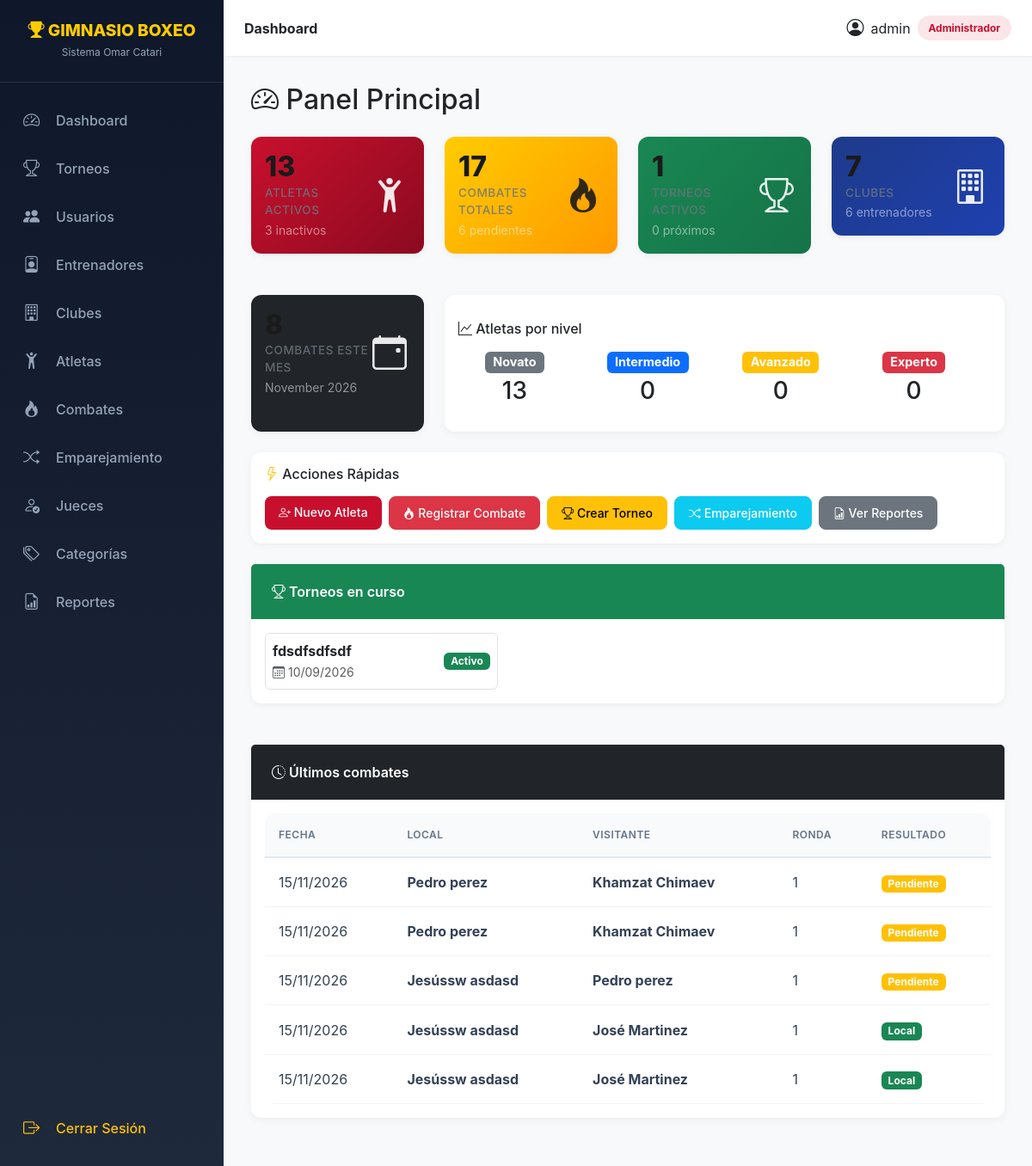
Screenshot of /index.php?c=dashboard&a=index (signed in) with the database file from the repository.
### tables this page shows
CREATE TABLE `torneos` (
  `id_torneo` int NOT NULL,
  `nombre_torneo` varchar(100) NOT NULL,
  `fecha_inicio` date DEFAULT NULL,
  `fecha_fin` date DEFAULT NULL,
  `lugar` varchar(100) DEFAULT NULL
);

CREATE TABLE `combates` (
  `id_combate` int NOT NULL,
  `id_torneo` int DEFAULT NULL,
  `id_atleta_local` int DEFAULT NULL,
  `id_atleta_visitante` int DEFAULT NULL,
  `fecha` date DEFAULT NULL,
  `ronda` int DEFAULT NULL,
  `rounds_pautados` int DEFAULT '3',
  `round_finalizacion` int DEFAULT NULL,
  `decision_victoria` enum('KO','TKO','UD','SD','MD','RTD','DQ','NC') DEFAULT NULL,
  `resultado` enum('Pendiente','Local','Visitante','Empate','No Contest') DEFAULT 'Pendiente',
  `posicion_llave` int DEFAULT '0'
);

### core/Controller.php (called while the page is built, shortened)
<?php
abstract class Controller {
    protected function view(string $vista, array $datos = [], string $layout = 'main'): void {
        extract($datos);
        $contenidoVista = __DIR__ . '/../views/' . $vista . '.php';
        include $contenidoVista;
    }
}

### controllers/DashboardController.php (called while the page is built, shortened)
<?php
class DashboardController extends Controller {
    public function index() {
        try {
            $dasData= new Dashboard();
            $stats = $dasData->stats();
            $ultimos = $dasData->ultimos();
            $nivelesQuery = $dasData->niveles();
            $atletasNivel = [
                'Novato' => (int)($nivelesQuery['Novato'] ?? 0),
                'Intermedio' => (int)($nivelesQuery['Intermedio'] ?? 0),
                'Avanzado' => (int)($nivelesQuery['Avanzado'] ?? 0),
                'Experto' => (int)($nivelesQuery['Experto'] ?? 0)
            ];
            $torneosDetalle = $dasData->torneosDetalle();
            $this->view('dashboard/index', compact('stats', 'ultimos', 'atletasNivel', 'combatesMes', 'torneosDetalle'));
        } catch (Throwable $e) {
            error_log("[DashboardController::index] " . $e->getMessage());
            $currentUrl = $_SERVER['REQUEST_URI'] ?? '';
            if (strpos($currentUrl, 'c=dashboard') !== false && strpos($currentUrl, 'a=index') !== false) {
                die("
                    <div style='font-family:sans-serif;padding:20px;max-width:900px;margin:auto'>
                        <h1 style='color:#dc3545'>🚨 Error en el Dashboard</h1>
                        <p style='font-size:1.1rem'><strong>Mensaje:</strong> " . htmlspecialchars($e->getMessage()) . "</p>
                        <p><strong>Archivo:</strong> <code>" . htmlspecialchars($e->getFile()) . "</code></p>
                        <p><strong>Línea:</strong> <code>" . $e->getLine() . "</code></p>
                        <hr>
                        <h3>Stack trace (para depurar):</h3>
                        <pre style='background:#f5f5f5;padding:15px;font-size:12px;overflow:auto;border-radius:5px'>" . htmlspecialchars($e->getTraceAsString()) . "</pre>
                        <hr>
                        <p><a href='?c=atletas&a=index'>← Ir a Atletas (funciona)</a></p>
                    </div>
                ");
            } else {
                $_SESSION['error'] = "Error al cargar el dashboard";
                $this->redirect('index.php?c=dashboard&a=index');
            }
        }
    }
}

### index.php (called while the page is built, shortened)
<?php
spl_autoload_register(function ($class) {
    $directorios = [
        'models' => __DIR__ . '/models/',
        'controllers' => __DIR__ . '/controllers/',
    ];
    foreach ($directorios as $tipo => $directorio) {
        $archivo = $directorio . $class . '.php';
        if (file_exists($archivo)) {
            return true;
        }
    }
    return false;
});
$accion = $_GET['a'] ?? 'login';
try {
    $ctrl = new $claseControlador();
    $ctrl->$accion();
} catch (Exception $e) {
    error_log("Error en el controlador: " . $e->getMessage());
    if (defined('DEBUG') && DEBUG === true) {
        die("Error: " . $e->getMessage());
    } else {
        die("Error interno del servidor. Por favor, contacte al administrador.");
    }
}

### core/Database.php (called while the page is built, shortened)
<?php
class Database {
    private static $instance = null;
    private function __construct() {
        try {
            $dsn = "mysql:host=".DB_HOST.";dbname=".DB_NAME.";charset=utf8mb4";
            $this->pdo = new PDO($dsn, DB_USER, DB_PASS, [
                PDO::ATTR_ERRMODE => PDO::ERRMODE_EXCEPTION,
                PDO::ATTR_DEFAULT_FETCH_MODE => PDO::FETCH_ASSOC,
            ]);
        } catch (PDOException $e) {
            die("Error de conexión: " . $e->getMessage());
        }
    }
    public static function getInstance(): PDO {
        if (self::$instance === null) {
            self::$instance = new self();
        }
        return self::$instance->pdo;
    }
}

### core/Model.php (called while the page is built, shortened)
<?php
abstract class Model {
    public function __construct() {
        $this->db = Database::getInstance();
    }
}

### models/Dashboard.php (called while the page is built, shortened)
<?php
class Dashboard extends Model{
    public function stats(){
      return [
            'atletas' => $this->db->query("SELECT COUNT(*) FROM atletas WHERE activo=1")->fetchColumn(),
            'atletas_inactivos' => $this->db->query("SELECT COUNT(*) FROM atletas WHERE activo=0")->fetchColumn(),
            'combates' => $this->db->query("SELECT COUNT(*) FROM combates")->fetchColumn(),
            'combates_pendientes' =>  $this->db->query("SELECT COUNT(*) FROM combates WHERE resultado='Pendiente'")->fetchColumn(),
            'combates_finalizados' =>  $this->db->query("SELECT COUNT(*) FROM combates WHERE resultado!='Pendiente'")->fetchColumn(),
            'entrenadores' =>  $this->db->query("SELECT COUNT(*) FROM entrenadores")->fetchColumn(),
            'clubes' =>  $this->db->query("SELECT COUNT(*) FROM clubes")->fetchColumn(),
            'torneos_activos' =>  $this->db->query("SELECT COUNT(*) FROM torneos WHERE fecha_inicio <= CURDATE() AND (fecha_fin IS NULL OR fecha_fin >= CURDATE())")->fetchColumn(),
            'torneos_proximos' =>  $this->db->query("SELECT COUNT(*) FROM torneos WHERE fecha_inicio > CURDATE()")->fetchColumn(),
        ];
    }
    public function ultimos(){
        return $this->db->query("SELECT cb.*,
            CONCAT(al.pnombre,' ',al.papellido) local_nombre,
            CONCAT(av.pnombre,' ',av.papellido) visitante_nombre
            FROM combates cb
            LEFT JOIN atletas al ON al.id_atleta=cb.id_atleta_local
            LEFT JOIN atletas av ON av.id_atleta=cb.id_atleta_visitante
            ORDER BY cb.fecha DESC LIMIT 5")->fetchAll();
    }
    public function niveles(){
           return $this->db->query("
                SELECT
                    SUM(CASE WHEN total_combates <= 5 THEN 1 ELSE 0 END) AS Novato,
                    SUM(CASE WHEN total_combates BETWEEN 6 AND 20 THEN 1 ELSE 0 END) AS Intermedio,
                    SUM(CASE WHEN total_combates BETWEEN 21 AND 40 THEN 1 ELSE 0 END) AS Avanzado,
                    SUM(CASE WHEN total_combates >= 41 THEN 1 ELSE 0 END) AS Experto
                FROM vista_atletas
                WHERE activo = 1
            ")->fetch();
    }
    public function torneosDetalle(){
     return $this->db->query("SELECT nombre_torneo, fecha_inicio, fecha_fin FROM torneos WHERE fecha_inicio <= CURDATE() AND (fecha_fin IS NULL OR fecha_fin >= CURDATE()) LIMIT 3")->fetchAll();
    }
}
?>

### views/dashboard/index.php (the view, shortened to what this page needs)
<h2 class="mb-4"><i class="bi bi-speedometer2"></i> Panel Principal</h2>
<div class="row g-4 mb-4">
    <div class="col-md-3">
        <div class="card card-stat bg-rojo p-3">
            <div class="d-flex justify-content-between align-items-center">
                <div>
                    <div class="stat-value"><?= $stats['atletas'] ?></div>
                    <div class="stat-label">Atletas activos</div>
                    <small class="text-white-50"><?= $stats['atletas_inactivos'] ?> inactivos</small>
                </div>
                <i class="bi bi-person-arms-up stat-icon"></i>
            </div>
        </div>
    </div>
    <div class="col-md-3">
        <div class="card card-stat bg-amarillo p-3">
            <div class="d-flex justify-content-between align-items-center">
                <div>
                    <div class="stat-value"><?= $stats['combates'] ?></div>
                    <div class="stat-label">Combates totales</div>
                    <small class="text-white-50"><?= $stats['combates_pendientes'] ?> pendientes</small>
                </div>
                <i class="bi bi-fire stat-icon"></i>
            </div>
        </div>
    </div>
    <div class="col-md-3">
        <div class="card card-stat bg-verde p-3">
            <div class="d-flex justify-content-between align-items-center">
                <div>
                    <div class="stat-value"><?= $stats['torneos_activos'] ?? 0 ?></div>
                    <div class="stat-label">Torneos activos</div>
                    <small class="text-white-50"><?= $stats['torneos_proximos'] ?? 0 ?> próximos</small>
                </div>
                <i class="bi bi-trophy stat-icon"></i>
            </div>
        </div>
    </div>
    <div class="col-md-3">
        <div class="card card-stat bg-azul p-3">
            <div class="d-flex justify-content-between align-items-center">
                <div>
                    <div class="stat-value"><?= $stats['clubes'] ?></div>
                    <div class="stat-label">Clubes</div>
                    <small class="text-white-50"><?= $stats['entrenadores'] ?> entrenadores</small>
                </div>
                <i class="bi bi-building stat-icon"></i>
            </div>
        </div>
    </div>
</div>
<div class="row g-4 mb-4">
    <div class="col-md-3">
        <div class="card card-stat bg-dark p-3 h-100">
            <div class="d-flex justify-content-between align-items-center">
                <div>
                    <div class="stat-value"><?= $combatesMes ?></div>
                    <div class="stat-label">Combates este mes</div>
                    <small class="text-white-50"><?= date('F Y') ?></small>
                </div>
                <i class="bi bi-calendar-event stat-icon"></i>
            </div>
        </div>
    </div>
    <div class="col-md-9">
        <div class="card h-100">
            <div class="card-body d-flex align-items-center">
                <div class="row w-100">
                    <div class="col-12">
                        <h6 class="mb-3"><i class="bi bi-graph-up"></i> Atletas por nivel</h6>
                    </div>
                    <div class="col-3 text-center">
                        <span class="badge bg-secondary" style="font-size: 0.9rem;">Novato</span>
                        <h3 class="mb-0 mt-1"><?= $atletasNivel['Novato'] ?></h3>
                    </div>
                    <div class="col-3 text-center">
                        <span class="badge bg-primary" style="font-size: 0.9rem;">Intermedio</span>
                        <h3 class="mb-0 mt-1"><?= $atletasNivel['Intermedio'] ?></h3>
                    </div>
                    <div class="col-3 text-center">
                        <span class="badge bg-warning" style="font-size: 0.9rem;">Avanzado</span>
                        <h3 class="mb-0 mt-1"><?= $atletasNivel['Avanzado'] ?></h3>
                    </div>
                    <div class="col-3 text-center">
                        <span class="badge bg-danger" style="font-size: 0.9rem;">Experto</span>
                        <h3 class="mb-0 mt-1"><?= $atletasNivel['Experto'] ?></h3>
                    </div>
                </div>
            </div>
        </div>
    </div>
</div>
<div class="card mb-4">
    <div class="card-body">
        <h6 class="mb-3"><i class="bi bi-lightning text-warning"></i> Acciones Rápidas</h6>
        <div class="d-flex flex-wrap gap-2">
            <a href="?c=atletas&a=form" class="btn btn-sm btn-primary">
                <i class="bi bi-person-plus"></i> Nuevo Atleta
            </a>
            <a href="?c=combates&a=form" class="btn btn-sm btn-danger">
                <i class="bi bi-fire"></i> Registrar Combate
            </a>
            <a href="?c=torneos&a=form" class="btn btn-sm btn-warning">
                <i class="bi bi-trophy"></i> Crear Torneo
            </a>
            <a href="?c=combates&a=sugerir" class="btn btn-sm btn-info text-white">
                <i class="bi bi-shuffle"></i> Emparejamiento
            </a>
            <a href="?c=reportes&a=index" class="btn btn-sm btn-secondary">
                <i class="bi bi-file-earmark-bar-graph"></i> Ver Reportes
            </a>
        </div>
    </div>
</div>
<?php if (!empty($torneosDetalle)): ?>
<div class="row g-4 mb-4">
    <div class="col-12">
        <div class="card">
            <div class="card-header bg-success text-white">
                <i class="bi bi-trophy"></i> Torneos en curso
            </div>
            <div class="card-body">
                <div class="row g-3">
                    <?php foreach ($torneosDetalle as $t): ?>
                    <div class="col-md-4">
                        <div class="d-flex justify-content-between align-items-center p-2 border rounded">
                            <div>
                                <strong><?= htmlspecialchars($t['nombre_torneo']) ?></strong>
                                <br>
                                <small class="text-muted">
                                    <i class="bi bi-calendar3"></i> <?= date('d/m/Y', strtotime($t['fecha_inicio'])) ?>
                                </small>
                            </div>
                            <span class="badge bg-success">Activo</span>
                        </div>
                    </div>
                    <?php endforeach; ?>
                </div>
            </div>
        </div>
    </div>
</div>
<?php endif; ?>
<div class="card">
    <div class="card-header bg-dark text-white">
        <i class="bi bi-clock-history"></i> Últimos combates
    </div>
    <div class="card-body">
        <?php if (!empty($ultimos)): ?>
        <div class="table-responsive">
            <table class="table table-hover mb-0">
                <thead class="table-light">
                    <tr>
                        <th>Fecha</th>
                        <th>Local</th>
                        <th>Visitante</th>
                        <th>Ronda</th>
                        <th>Resultado</th>
                    </tr>
                </thead>
                <tbody>
                <?php foreach($ultimos as $c): ?>
                    <tr>
                        <td><?= date('d/m/Y', strtotime($c['fecha'])) ?></td>
                        <td><strong><?= htmlspecialchars($c['local_nombre']) ?></strong></td>
                        <td><strong><?= htmlspecialchars($c['visitante_nombre']) ?></strong></td>
                        <td><?= $c['ronda'] ?></td>
                        <td>
                            <span class="badge bg-<?= $c['resultado'] === 'Pendiente' ? 'warning' : ($c['resultado'] === 'Empate' ? 'info' : 'success') ?>">
                                <?= $c['resultado'] ?>
                            </span>
                        </td>
                    </tr>
                <?php endforeach; ?>
                </tbody>
            </table>
        </div>
        <?php else: ?>
            <p class="text-center text-muted py-3 mb-0">
                <i class="bi bi-inbox"></i> Sin combates registrados aún
            </p>
        <?php endif; ?>
    </div>
</div>

### rows the page displays
torneos: nombre_torneo "fdsdfsdfsdf", fecha_inicio "10/09/2026"
combates: fecha "15/11/2026", local_nombre "Pedro perez", visitante_nombre "Khamzat Chimaev", ronda "1", resultado "Pendiente"
combates: fecha "15/11/2026", local_nombre "Pedro perez", visitante_nombre "Khamzat Chimaev", ronda "1", resultado "Pendiente"
combates: fecha "15/11/2026", local_nombre "Jesússw asdasd", visitante_nombre "Pedro perez", ronda "1", resultado "Pendiente"
combates: fecha "15/11/2026", local_nombre "Jesússw asdasd", visitante_nombre "José Martinez", ronda "1", resultado "Local"
combates: fecha "15/11/2026", local_nombre "Jesússw asdasd", visitante_nombre "José Martinez", ronda "1", resultado "Local"

### other values shown
$_SESSION['usuario']['username'] "admin"
$rol "Administrador"
$stats['atletas'] "13"
$stats['atletas_inactivos'] "3"
$stats['combates'] "17"
$stats['combates_pendientes'] "6"
$stats['torneos_activos'] "1"
$stats['torneos_proximos'] "0"
$stats['clubes'] "7"
$stats['entrenadores'] "6"
$atletasNivel['Novato'] "13"
$atletasNivel['Intermedio'] "0"
$atletasNivel['Avanzado'] "0"
$atletasNivel['Experto'] "0"
